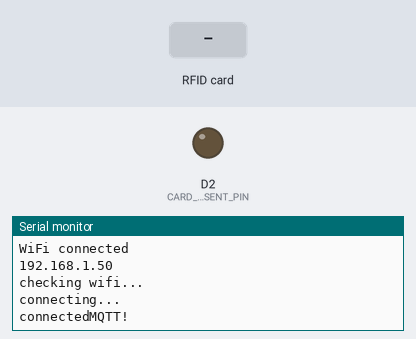
Simulated run of this sketch. Board: ESP8266 (NodeMCU). Parts: output pins drawn as LEDs (lit = HIGH), the last lines printed to the serial monitor. The test bench sets the inputs (shaded band). WiFi joins after 1.5 s; servers stay silent unless stated; no MQTT or app messages arrive unless stated.

Above: at 2.8 s.
2.9 s: RFID card 04 29 9C D2 C7 55 80 held to the reader
At 4.0 s:
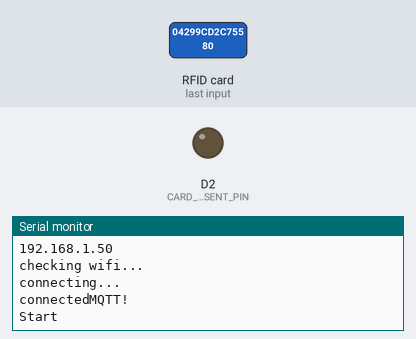
4.4 s: RFID card 04 88 94 D2 C7 55 81 held to the reader
At 4.9 s:
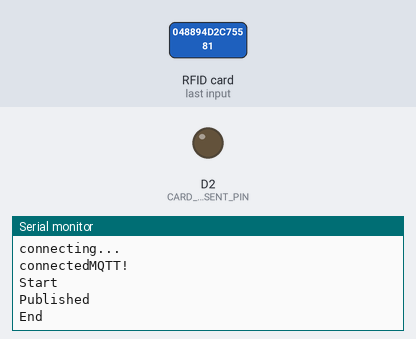

Measured:
- after the input at 2.9 s, the serial monitor: prints a new line at once (image 1)
- after the input at 4.4 s, the serial monitor: prints a new line after 0.07 s (image 2)

The sketch:

block_M.ino
```cpp
//RFIDを使ったブロック玩具のテスト

#include <SPI.h>
#include <MFRC522.h>
#include <ESP8266WiFi.h>
#include <MQTTClient.h>

#define RST_PIN 16 // MFRC522用リセットピンGPIO NO
#define SS_PIN  5  // MFRC522用SS(SDA)ピンGPIO NO

MFRC522 mfrc522(SS_PIN, RST_PIN); // MFRC522のインスタンスを作成

#define CARD_PRESENT_PIN 4 // MFRC522にカードが検知されたら光らせるGPIO NO
bool cardset;     // MFRC522にカードが検知されているかどうか
int timeoutcount; // MFRC522からカードが連続で離れた回数を記録

const char* ssid = "SPWH_H32_D15FE1";
const char* password = "5b2dhen4ag37q75";
//const char* ssid = "W01_B8BC1BEED935";
//const char* password = "6hd63qer60qen4h";

WiFiClient net;
MQTTClient client;
unsigned long lastMillis = 0;
void connect();  // <- predefine connect() for setup()

#define START_R "04 29 9C D2 C7 55 80"
#define END_R "04 88 94 D2 C7 55 81"
#define UDID0 "04 79 94 D2 C7 55 81"
#define UDID1 "04 6A 94 D2 C7 55 81"
#define UDID2 "04 4C 94 D2 C7 55 81"
#define UDID3 "04 5B 94 D2 C7 55 81"

String udid[4] = {UDID0,UDID1,UDID2,UDID3};
String lastChar;
String moji[] = {"り","ん","ご","に"};
int countChar= 0;
bool readFlag;
String subString;

void setup() {
  // UART接続初期化
  Serial.begin(9600); // UARTの通信速度を変更したい場合はこちらを変更
  delay(10);

  // カード検出用のGPIO初期化
  pinMode(CARD_PRESENT_PIN, OUTPUT);
  digitalWrite(CARD_PRESENT_PIN, LOW);

  // MFRC522用変数初期化
  cardset = false;
  timeoutcount = 0;

  SPI.begin();          // SPI初期化
  mfrc522.PCD_Init();   // MFRC522初期化
  ShowReaderDetails();  // MFRC522 Card Readerのバージョンを返す。00かFFなら配線間違いの可能性

  // Conect Wifi.
  Serial.println();
  Serial.println();
  Serial.print("Connecting to ");
  Serial.println(ssid);

  WiFi.begin(ssid, password);

  while (WiFi.status() != WL_CONNECTED) {
    delay(500);
    Serial.print(".");
  }
  Serial.println("");
  Serial.println("WiFi connected");

  // Print the IP address
  Serial.println(WiFi.localIP());

  client.begin("broker.shiftr.io", net);
  connect();

}

void loop() {
  // Look for new cards
  if ( ! mfrc522.PICC_IsNewCardPresent()) {
    return;
  }

  // Select one of the cards
  if ( ! mfrc522.PICC_ReadCardSerial()) {
    return;
  }

  String strBuf[mfrc522.uid.size];
    for (byte i = 0; i < mfrc522.uid.size; i++) {
      strBuf[i] =  String(mfrc522.uid.uidByte[i], HEX);  // (E)using a constant integer
      if(strBuf[i].length() == 1){  // 1桁の場合は先頭に0を追加
        strBuf[i] = "0" + strBuf[i];
      }
    }

    String strUID = strBuf[0] + " " + strBuf[1] + " " + strBuf[2] + " " + strBuf[3] + " " + strBuf[4] + " " + strBuf[5] + " " + strBuf[6];

    if ( strUID.equalsIgnoreCase(START_R) && readFlag == false){
      Serial.println("Start");
      readFlag = true;
    }


    if ( strUID.equalsIgnoreCase(END_R) && readFlag == true ){
      Serial.println(subString);
      if(!client.connect("arduino", "0cce1b17", "43365f8d45ed2a89")){
        connect();
        }

      if(client.publish("/word", subString) == true){
        Serial.println("Published");
        }

      Serial.println("End");
      countChar = 0;
      subString = "";
      lastChar = "";
      readFlag = false;
    }

    if(readFlag == true){
        for(int j=0; j<4 ; j++){
          if(strUID.equalsIgnoreCase(udid[j])){
              if(strUID != lastChar){
                subString = subString + moji[j];
                countChar ++;
                lastChar = strUID;
              }
            }
          }
      }

  delay(100);

}

void ShowReaderDetails() {
  // Get the MFRC522 software version
  byte v = mfrc522.PCD_ReadRegister(mfrc522.VersionReg);
  Serial.print(F("MFRC522 Software Version: 0x"));
  Serial.print(v, HEX);
  if (v == 0x91)
    Serial.print(F(" = v1.0"));
  else if (v == 0x92)
    Serial.print(F(" = v2.0"));
  else
    Serial.print(F(" (unknown)"));
  Serial.println("");
  // When 0x00 or 0xFF is returned, communication probably failed
  if ((v == 0x00) || (v == 0xFF)) {
    Serial.println(F("WARNING: Communication failure, is the MFRC522 properly connected?"));
  }
}
```

func.ino
```cpp
void connect() {
  Serial.print("checking wifi...");
  while (WiFi.status() != WL_CONNECTED) {
    Serial.print(".");
    delay(1000);
  }

  Serial.print("\nconnecting...");
  while (!client.connect("arduino", "0cce1b17", "43365f8d45ed2a89")) {
    Serial.print(".");
    delay(1000);
  }

  Serial.println("\nconnectedMQTT!");

}
```
